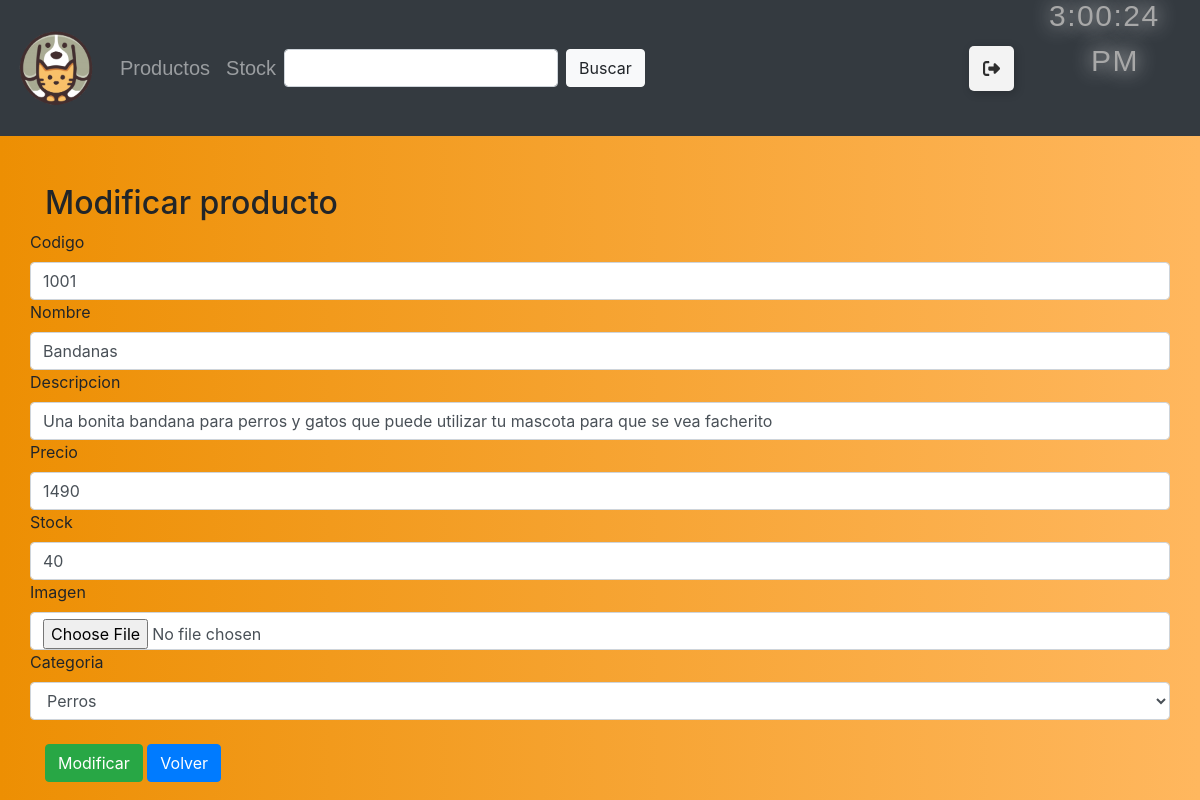
Screenshot of /modificarProducto/1001 (signed in) with the database file from the repository.
### mascotas/models.py (models this page shows, shortened)
class Producto(models.Model):
    codigo = models.CharField(primary_key=True, max_length=5, verbose_name="Codigo producto")
    nombre = models.CharField(max_length=50, blank=True, verbose_name="Nombre")
    descripcion =models.TextField(max_length=200, blank=True, verbose_name="Descripcion")
    precio = models.IntegerField(blank=True, verbose_name="Precio")
    stock = models.IntegerField(blank=True, verbose_name="Stock")
    imagen = models.ImageField(upload_to="imagenes", null=True, blank=True, verbose_name="Imagen")
    categoria = models.ForeignKey(Categoria, on_delete=models.CASCADE, verbose_name="Categoria")

### mascotas/views.py (the view)
# urls.py: path('modificarProducto/<id>', modificarProducto, name="modificarProducto"),
@login_required
def modificarProducto(request,id):
    productoModificado = Producto.objects.get(codigo=id)
    datos = {
        'form' : ProductoForm(instance=productoModificado)
    }
    if request.method == "POST":
        formulario = ProductoForm(data=request.POST, instance=productoModificado)
        if formulario.is_valid():
            formulario.save()
            return redirect('registroStock')
    return render(request, 'modificarProducto.html', datos)

### mascotas/context_processor.py (called while the page is built, shortened)
def total_carrito(request):
    total = 0
    return {'total_carrito' : int(total)}

### mascotas/models.py (called while the page is built)
    def __str__(self):
        return self.nombreCategoria

### mascotas/templates/modificarProducto.html (shortened to what this page needs)
<!DOCTYPE html>
<html lang="en">
<head>
    {% load static %}
    <link rel="stylesheet" type="text/css" href="{% static 'css/bootstrap.min.css' %}">
    <link rel="stylesheet" type="text/css" href="{% static 'css/mystyle.css' %}">
</head>
<body class="body">
    <nav class="navbar navbar-expand-sm navbar-dark bg-dark">
        <a href="{% url 'index' %}" class="navbar-brand">
            <img src="{% static 'img/brandlogito2.0.png' %}" height="80px" width="80px">
        </a>
        <div class="collapse navbar-collapse" id="opciones">
            {% if user.is_authenticated %}
            <ul class="navbar-nav">
                {% if user.is_staff %}
                <li id="productos" class="nav-item">
                    <a class="nav-link" href="{% url 'productos' %}">Productos</a>
                </li>
                <li id="sstock" class="nav-item">
                    <a class="nav-link" href="{% url 'registroStock' %}">Stock</a>
                </li>
                {% endif %}
            </ul>
            {% endif %}
            <form class="form-inline mt-2 mt-md-0">
                <input class="form-control mr-sm-2" type="text" aria-label="Search" onmouseover="colorBuscar(this)" onmouseout="colorBuscarOut(this)">
                <button class="btn btn-light my-2 my-sm-0" type="submit" id="btnBuscar" onmouseover="colorBotonBuscar(this)" onmouseout="colorBotonBuscarOut(this)">Buscar</button>
            </form>
        </div>
        <div style="padding-right: 30px;">
            {% if user.is_authenticated %}
            <button class="Btn">
                <div class="sign"></div>
            </button>
            {% endif %}
        </div>
        <div class="reloj">
            <p class="tiempo" id="clock"></p>
        </div>
    </nav>
    <br><br>
    <div class="container">
        <h2>Modificar producto</h2>
        <form method="POST" id="formularioModificar">
            <div class="row">
                <label for="{{ form.field.name }}">
                    {{ form.codigo.label }}
                </label>
                {{ form.codigo }}
            </div>
            <div class="row">
                <label for="{{ form.field.name }}">
                    {{ form.nombre.label }}
                </label>
                {{ form.nombre }}
            </div>
            <div class="row">
                <label for="{{ form.field.name }}">
                    {{ form.descripcion.label }}
                </label>
                {{ form.descripcion }}
            </div>
            <div class="row">
                <label for="{{ form.field.name }}">
                    {{ form.precio.label }}
                </label>
                {{ form.precio }}
            </div>
            <div class="row">
                <label for="{{ form.field.name }}">
                    {{ form.stock.label }}
                </label>
                {{ form.stock }}
            </div>
            <div class="row">
                <label for="{{ form.field.name }}">
                    {{ form.imagen.label }}
                </label>
                {{ form.imagen }}
            </div>
            <div class="row">
                <label for="{{ form.field.name }}">
                    {{ form.categoria.label }}
                </label>
                {{ form.categoria }}
            </div>
            <br>
            <input id="modificar" type="submit" class="btn btn-success" value="Modificar">
            <button class="btn btn-primary"><a style="text-decoration: none; color: white;" href="{% url 'registroStock' %}">Volver</a></button>
        </form>
    </div>
</body>
</html>

### mascotas/static/css/mystyle.css (style rules this page uses)
.body { background: #FFB75E; background: -webkit-linear-gradient(to right, #ED8F03, #FFB75E); background: linear-gradient(to right, #ED8F03, #FFB75E); }
#productos { display: inline-block; position: relative; color: #ffffff; font-family: sans-serif; font-size: 20px; cursor: pointer; transition: 0.4 all ease; }
#productos:after { content: ''; position: absolute; width: 99px; transform: scaleX(0); height: 2px; bottom: -4px; left: 1; background-color:#ED8F03; transform-origin: bottom right; transition: transform 0.5s ease-out; }
#sstock { display: inline-block; position: relative; color: #ffffff; font-family: sans-serif; font-size: 20px; cursor: pointer; transition: 0.4s all ease; }
#sstock:after { content: ''; position: absolute; width: 60px; transform: scaleX(0); height: 2px; bottom: -4px; left: 1; background-color:#ED8F03; transform-origin: bottom right; transition: transform 0.5s ease-out; }
#clock { margin: 0; padding: 0; }
.reloj { font-family: 'Franklin Gothic Medium', 'Arial Narrow', Arial, sans-serif; color: #a8a8a8; text-align: right; position: static; left: 50%; top: 50%; transform: translate(-50%,-50%); text-shadow: 0 0 20px rgb(231, 231, 231), 0 0 20px rgba(253, 253, 253, 0); margin-top: 30px; margin-left: 50px; }
.tiempo { letter-spacing: 0.05em; font-size: 30px; padding: 5px 0; width: 3em; }
.Btn { --black: #000000; --ch-black: #141414; --eer-black: #1b1b1b; --night-rider: #2e2e2e; --white: #ffffff; --af-white: #f3f3f3; --ch-white: #e1e1e1; display: flex; align-items: center; justify-content: flex-start; width: 45px; height: 45px; border: none; border-radius: 5px; cursor: pointer; position: relative; overflow: hidden; transition-duration: .3s; box-shadow: 2px 2px 10px rgba(0, 0, 0, 0.199); background-color: var(--af-white); }
.sign { width: 100%; transition-duration: .3s; display: flex; align-items: center; justify-content: center; }
.sign svg { width: 17px; }

### rows the page displays
Producto: codigo "1001", nombre "Bandanas", descripcion "Una bonita bandana para perros y gatos que puede utilizar tu mascota para que se vea facherito", precio "1490", stock "40", categoria "Perros"
